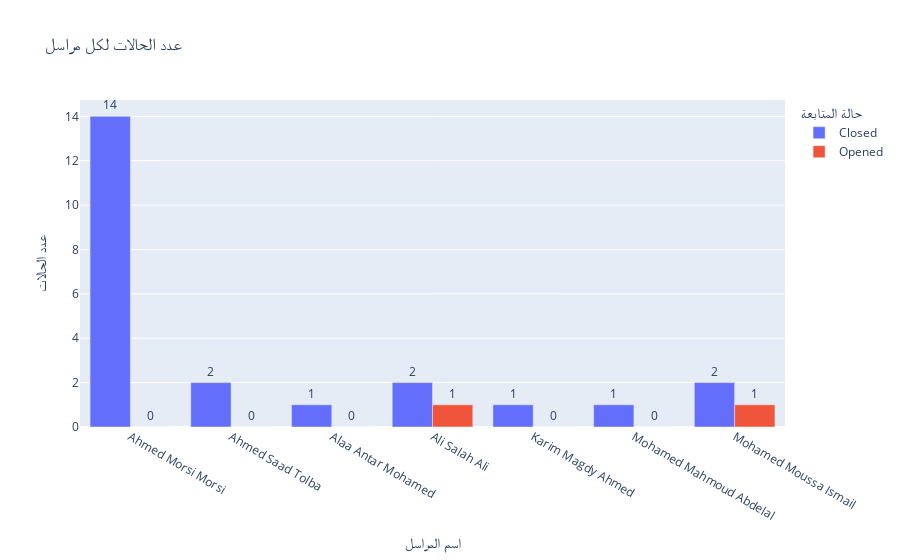

Notebook code cell kept with this figure:
### Code cell
import plotly.express as px

# إنشاء البيانات
reporter_cases = cases.groupby(['Reporter_Name', 'Follow_Up'])['Follow_Up'].count().unstack().fillna(0).astype(int).reset_index()

# إنشاء الرسم البياني مع القيم على الأعمدة
fig = px.bar(
    data_frame=reporter_cases, 
    x='Reporter_Name', 
    y=['Closed', 'Opened'], 
    barmode='group',
    title='عدد الحالات لكل مراسل',
    labels={'value': 'عدد الحالات', 'variable': 'حالة المتابعة', 'Reporter_Name': 'اسم المراسل'}
)

# إضافة القيم على الأعمدة
fig.update_traces(texttemplate='%{y}', textposition='outside')

# عرض الرسم
fig.show()

### Figure 1 — Plotly figure (JSON) as saved in the notebook; plotly's stock layout.template omitted (floating-point values rounded to 4 significant figures)
{"data": [{"alignmentgroup": "True", "hovertemplate": "حالة المتابعة=Closed<br>اسم المراسل=%{x}<br>عدد الحالات=%{y}<extra></extra>", "legendgroup": "Closed", "marker": {"color": "#636efa", "pattern": {"shape": ""}}, "name": "Closed", "offsetgroup": "Closed", "orientation": "v", "showlegend": true, "textposition": "outside", "texttemplate": "%{y}", "type": "bar", "x": ["Ahmed Morsi Morsi", "Ahmed Saad Tolba", "Alaa Antar Mohamed", "Ali Salah Ali", "Karim Magdy Ahmed", "Mohamed Mahmoud Abdelal", "Mohamed Moussa Ismail"], "xaxis": "x", "y": [14, 2, 1, 2, 1, 1, 2], "yaxis": "y"}, {"alignmentgroup": "True", "hovertemplate": "حالة المتابعة=Opened<br>اسم المراسل=%{x}<br>عدد الحالات=%{y}<extra></extra>", "legendgroup": "Opened", "marker": {"color": "#EF553B", "pattern": {"shape": ""}}, "name": "Opened", "offsetgroup": "Opened", "orientation": "v", "showlegend": true, "textposition": "outside", "texttemplate": "%{y}", "type": "bar", "x": ["Ahmed Morsi Morsi", "Ahmed Saad Tolba", "Alaa Antar Mohamed", "Ali Salah Ali", "Karim Magdy Ahmed", "Mohamed Mahmoud Abdelal", "Mohamed Moussa Ismail"], "xaxis": "x", "y": [0, 0, 0, 1, 0, 0, 1], "yaxis": "y"}], "layout": {"barmode": "group", "legend": {"title": {"text": "حالة المتابعة"}, "tracegroupgap": 0}, "title": {"text": "عدد الحالات لكل مراسل"}, "xaxis": {"anchor": "y", "domain": [0, 1], "title": {"text": "اسم المراسل"}}, "yaxis": {"anchor": "x", "domain": [0, 1], "title": {"text": "عدد الحالات"}}}}
